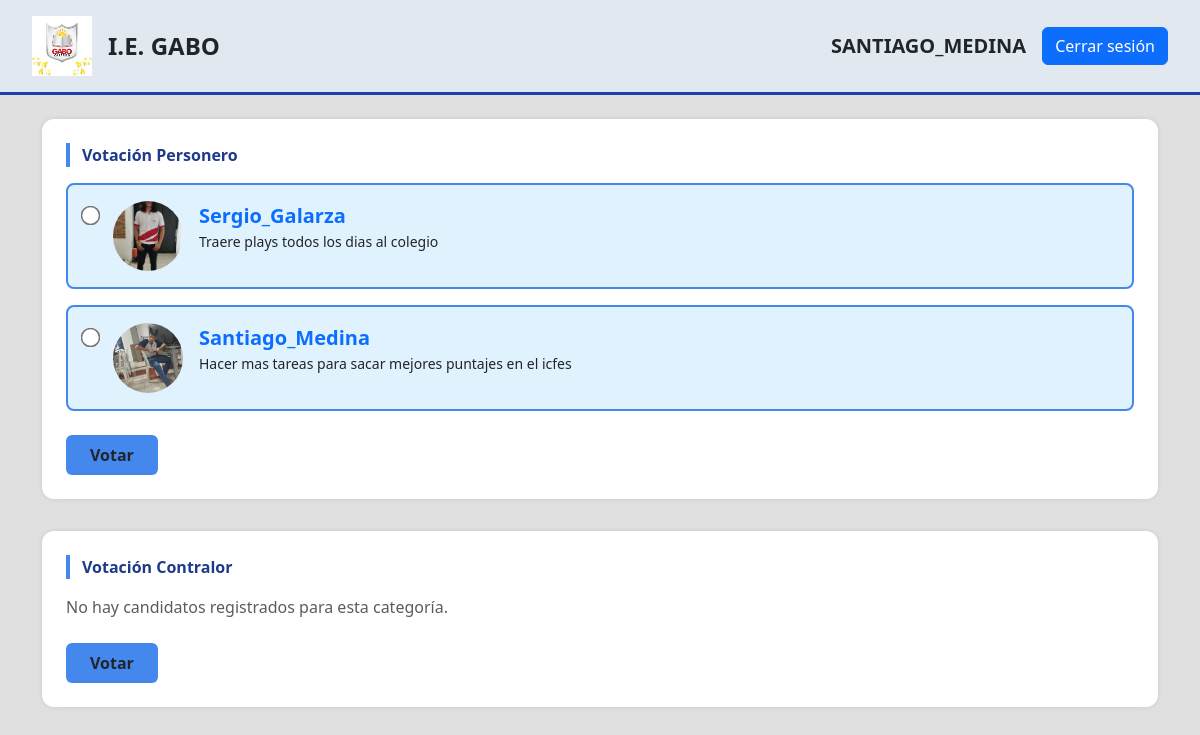
The page /main/ (signed in) on the database its author committed.
### Users/models.py (models this page shows, shortened)
class BaseAuditModel(models.Model):
    created = models.DateTimeField(
        auto_now_add = True
    )
    last_updated = models.DateTimeField(
        auto_now = True
    )
    is_active = models.BooleanField(
        default=True
    )
    class Meta:
        abstract = True

class Candidates(BaseAuditModel):
    ROLES = [
        ('Personería', 'Personería'),
        ('Contraloría', 'Contraloría'),
    ]
    profile = models.OneToOneField(
        Profile,
        on_delete=models.CASCADE,
        related_name='candidate_profile'
        )
    votes = models.IntegerField(
        default=0
        )
    percentage = models.FloatField(
        default=0.0
        )
    description = models.TextField(
        max_length=500,
        default=''
        )
    image = models.ImageField(
        upload_to='candidates/',
        default='candidates/default_candidate.webp'
        )
    role = models.CharField(
        max_length=20,
        choices=ROLES,
        default='Personería'
    )

class Profile(BaseAuditModel):
    user = models.OneToOneField (
        User,
        on_delete=models.CASCADE
        )
    grade = models.CharField (
        max_length=50,
        default=''
        )
    identification = models.IntegerField (
        default=0,
        unique=True
        )
    voted_ombudman = models.BooleanField (
        default=False
        )
    voted_comptroller = models.BooleanField (
        default=False
        )
    class Meta:
        verbose_name = 'Profile'
        verbose_name_plural = 'Profiles'
    def __init__(self, *args, **kwargs):
        super().__init__(*args, **kwargs)

### Users/views.py (the view, shortened to what this page needs)
# urls.py: path('main/', main, name='main'),
@login_required(login_url='logIn')
def main(request):
    ombudmans = Candidates.objects.filter(role='Personería')
    comptrollers = Candidates.objects.filter(role='Contraloría')
    if request.method == 'GET':
        return render(request, 'users/main.html',{
            'form' : VoteForm(),
            'ombudmans' : ombudmans,
            'comptrollers' : comptrollers,
        })

### Users/forms.py (shortened to what this page needs)
class VoteForm(forms.Form):
    candidate = forms.ModelChoiceField(
        queryset=Candidates.objects.all(),
        label='Candidato',
        required=True,
        widget=forms.Select(
            attrs={
                'class': 'form-control'
            }
        )
    )

### templates/users/main.html (shortened to what this page needs)
{% load static %}
<!DOCTYPE html>
<html lang="es">
<head>
  <link href="https://cdn.jsdelivr.net/npm/bootstrap@5.3.3/dist/css/bootstrap.min.css" rel="stylesheet">
</head>
<body>
  <div class="header">
    <div class="d-flex align-items-center gap-3">
      <img src="{% static 'IMAGES/logo.webp' %}" alt="Logo Gabo" />
      {% if user.is_superuser %}
      <a href="{% url 'admin_votes' %}" class="nav-link"><span class="title">I.E. GABO</span></a>
      {% else %}
      <span class="title">I.E. GABO</span>
      {% endif %}
    </div>
    <div class="d-flex align-items-center gap-3">
      <span class="fs-5 fw-bold">{{ user.username|upper }}</span>
      <a href="{% url 'logout' %}" class="btn btn-primary">Cerrar sesión</a>
    </div>
  </div>
  <div class="container py-4">
    <form method="POST" action="{% url 'vote'%}" class="voting-section">
      <div class="voting-title">Votación Personero</div>
      {% for candidate in ombudmans %}
      <label class="candidate-card w-100">
        <input type="radio" name="candidate" value="{{ candidate.id }}" required>
        <img src="{{ candidate.image.url }}" alt="{{ candidate.profile.user.username }}">
        <div>
          <strong class="text-primary fs-5">{{ candidate.profile.user.username }}</strong>
          <p class="mb-0 text-dark small">{{ candidate.description }}</p>
        </div>
      </label>
      {% empty %}
      <p class="text-muted">No hay candidatos registrados para esta categoría.</p>
      {% endfor %}
      <button type="submit" class="btn btn-votar mt-2">Votar</button>
    </form>
    <form method="POST" action="{% url 'vote' %}" class="voting-section">
      <div class="voting-title">Votación Contralor</div>
      {% for candidate in comptrollers %}
      <label class="candidate-card w-100">
        <input type="radio" name="candidate" value="{{ candidate.id }}" required>
        <img src="{{ candidate.image.url }}" alt="{{ candidate.profile.user.username }}">
        <div>
          <strong class="text-primary fs-5">{{ candidate.profile.user.username }}</strong>
          <p class="mb-0 text-dark small">{{ candidate.description }}</p>
        </div>
      </label>
      {% empty %}
      <p class="text-muted">No hay candidatos registrados para esta categoría.</p>
      {% endfor %}
      <button type="submit" class="btn btn-votar mt-2">Votar</button>
    </form>
  </div>
</body>
</html>

### templates/users/main.html (style rules this page uses)
body { background-color:#e0e0e0 ; font-family: 'Segoe UI', sans-serif; }
.header { background-color: #e2e8f0; border-bottom: 3px solid #1e40af; padding: 1rem 2rem; display: flex; align-items: center; justify-content: space-between; }
.header img { height: 60px; }
.header .title { font-size: 1.5rem; font-weight: bold; }
.voting-section { background-color: white; border-radius: 12px; padding: 1.5rem; margin-bottom: 2rem; box-shadow: 0 0 5px rgba(0, 0, 0, 0.1); }
.voting-title { font-weight: bold; border-left: 4px solid #48e; padding-left: 0.75rem; margin-bottom: 1rem; color: #1e3a8a; }
.candidate-card { border: 2px solid #48e; border-radius: 8px; padding: 1rem; margin-bottom: 1rem; display: flex; align-items: flex-start; gap: 1rem; background-color: #e0f2fe; }
.candidate-card img { width: 70px; height: 70px; border-radius: 50%; object-fit: cover; }
.candidate-card input[type="radio"] { transform: scale(1.5); margin-top: 0.5rem; }
.btn-votar { background-color: #48e; border: none; font-weight: bold; padding: 0.5rem 1.5rem; }

### rows shown on the page
Candidates: image (picture), profile.user.username "Sergio_Galarza", description "Traere plays todos los dias al colegio"
Candidates: image (picture), profile.user.username "Santiago_Medina", description "Hacer mas tareas para sacar mejores puntajes en el icfes"

### other values the page prints
{{ user.username|upper }} "SANTIAGO_MEDINA"
